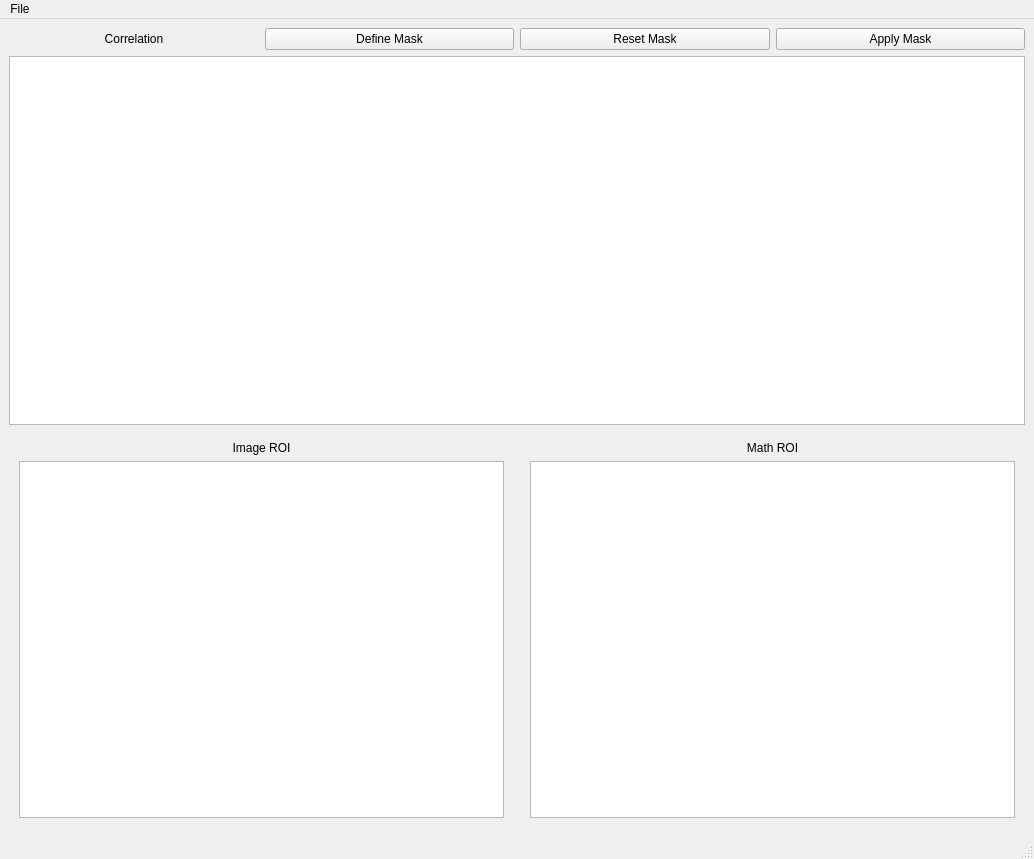
<?xml version="1.0" encoding="UTF-8"?>
<ui version="4.0">
 <class>CorrelationPlot</class>
 <widget class="QMainWindow" name="CorrelationPlot">
  <property name="geometry">
   <rect>
    <x>0</x>
    <y>0</y>
    <width>1034</width>
    <height>859</height>
   </rect>
  </property>
  <property name="windowTitle">
   <string>Correlation Plot</string>
  </property>
  <property name="styleSheet">
   <string notr="true">font: 12pt &quot;MS Shell Dlg 2&quot;;</string>
  </property>
  <widget class="QWidget" name="centralwidget">
   <layout class="QGridLayout" name="gridLayout_4">
    <item row="0" column="0" colspan="2">
     <layout class="QGridLayout" name="gridLayout_3">
      <item row="0" column="0">
       <layout class="QHBoxLayout" name="horizontalLayout">
        <item>
         <widget class="QLabel" name="label_3">
          <property name="text">
           <string>Correlation</string>
          </property>
          <property name="alignment">
           <set>Qt::AlignCenter</set>
          </property>
         </widget>
        </item>
        <item>
         <widget class="QPushButton" name="pb_define_mask">
          <property name="text">
           <string>Define Mask</string>
          </property>
         </widget>
        </item>
        <item>
         <widget class="QPushButton" name="pb_reset_mask">
          <property name="text">
           <string>Reset Mask</string>
          </property>
         </widget>
        </item>
        <item>
         <widget class="QPushButton" name="pb_apply_mask">
          <property name="text">
           <string>Apply Mask</string>
          </property>
         </widget>
        </item>
       </layout>
      </item>
      <item row="1" column="0">
       <widget class="GraphicsLayoutWidget" name="scatterViewer"/>
      </item>
     </layout>
    </item>
    <item row="1" column="0">
     <layout class="QGridLayout" name="gridLayout">
      <property name="leftMargin">
       <number>10</number>
      </property>
      <property name="topMargin">
       <number>10</number>
      </property>
      <property name="rightMargin">
       <number>10</number>
      </property>
      <property name="bottomMargin">
       <number>10</number>
      </property>
      <item row="0" column="0">
       <widget class="QLabel" name="label">
        <property name="text">
         <string>Image ROI</string>
        </property>
        <property name="alignment">
         <set>Qt::AlignCenter</set>
        </property>
       </widget>
      </item>
      <item row="1" column="0">
       <widget class="ImageView" name="image_view"/>
      </item>
     </layout>
    </item>
    <item row="1" column="1">
     <layout class="QGridLayout" name="gridLayout_2">
      <property name="leftMargin">
       <number>10</number>
      </property>
      <property name="topMargin">
       <number>10</number>
      </property>
      <property name="rightMargin">
       <number>10</number>
      </property>
      <property name="bottomMargin">
       <number>10</number>
      </property>
      <item row="0" column="0">
       <widget class="QLabel" name="label_2">
        <property name="text">
         <string>Math ROI</string>
        </property>
        <property name="alignment">
         <set>Qt::AlignCenter</set>
        </property>
       </widget>
      </item>
      <item row="1" column="0">
       <widget class="ImageView" name="image_view2"/>
      </item>
     </layout>
    </item>
   </layout>
  </widget>
  <widget class="QMenuBar" name="menubar">
   <property name="geometry">
    <rect>
     <x>0</x>
     <y>0</y>
     <width>1034</width>
     <height>30</height>
    </rect>
   </property>
   <widget class="QMenu" name="menuFile">
    <property name="title">
     <string>File</string>
    </property>
    <addaction name="actionSave_Plot"/>
    <addaction name="actionSave_Images"/>
   </widget>
   <addaction name="menuFile"/>
  </widget>
  <widget class="QStatusBar" name="statusbar"/>
  <action name="actionSave_Plot">
   <property name="text">
    <string>Save Plot</string>
   </property>
  </action>
  <action name="actionSave_Images">
   <property name="text">
    <string>Save Images</string>
   </property>
  </action>
 </widget>
 <customwidgets>
  <customwidget>
   <class>ImageView</class>
   <extends>QGraphicsView</extends>
   <header>pyqtgraph</header>
  </customwidget>
  <customwidget>
   <class>GraphicsLayoutWidget</class>
   <extends>QGraphicsView</extends>
   <header>pyqtgraph</header>
  </customwidget>
 </customwidgets>
 <resources/>
 <connections/>
</ui>
